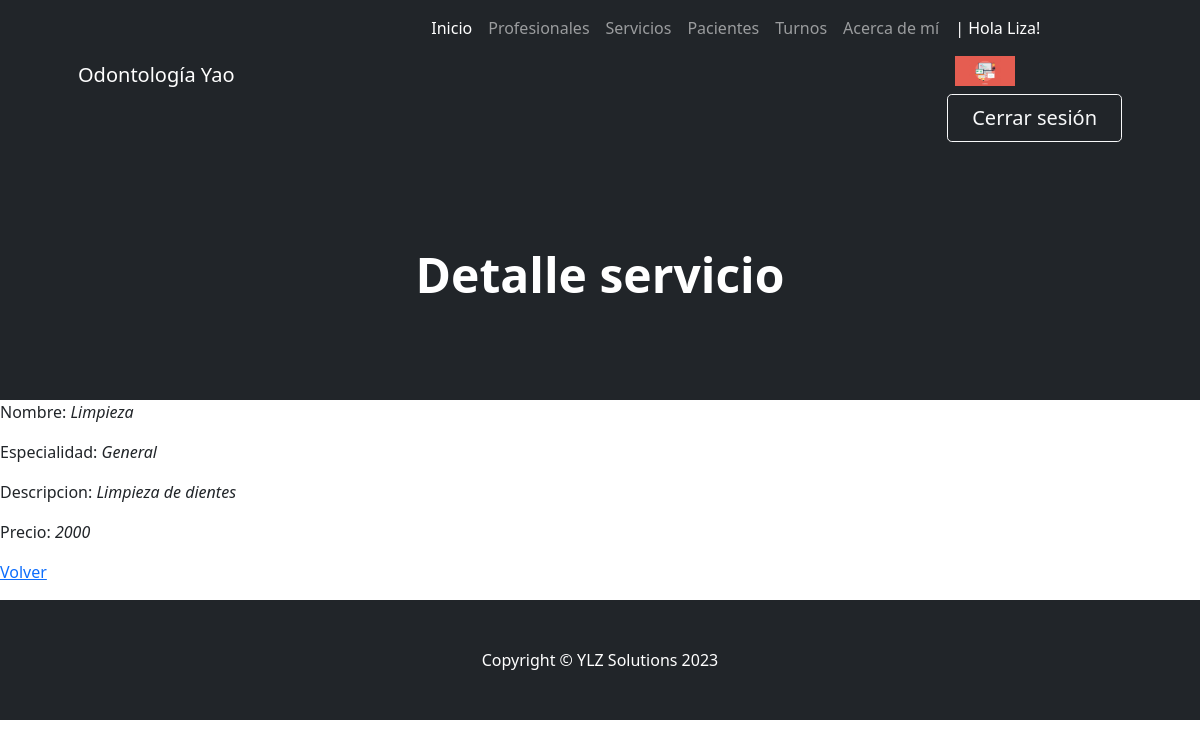
The app's page /AppOdonto/servicio/2 (signed in) with its own data.
### AppOdonto/models.py (models this page shows, shortened)
class Avatar(models.Model):
    usuario = models.ForeignKey(User, on_delete=models.CASCADE)
    imagen = models.ImageField(upload_to="avatares", null=True, blank=True)

class Servicio(models.Model):
    nombre = models.CharField(max_length=20)
    especialidad = models.CharField(max_length=15)
    descripcion = models.CharField(max_length=40)
    precio = models.IntegerField()

### AppOdonto/views.py (the view)
# urls.py: path('servicio/<int:pk>', ServicioDetail.as_view(), name="Servicio Detail"),
class ServicioDetail(LoginRequiredMixin, DetailView):
    model = Servicio

### AppOdonto/templates/AppOdonto/servicio_detail.html (shortened to what this page needs)
{% extends "AppOdonto/padre.html" %}
{% block header %}
    <h1 class="display-5 fw-bolder text-white mb-2">Detalle servicio</h1>
{% endblock %}
{% block formulario %}
    <p>Nombre: <i>{{servicio.nombre}}</i></p>
    <p>Especialidad: <i>{{servicio.especialidad}}</i></p>
    <p>Descripcion: <i>{{servicio.descripcion}}</i></p>
    <p>Precio: <i>{{servicio.precio}}</i></p>
    <p>
        <a href="{% url 'Servicio List' %}">Volver</a>
    </p>
{% endblock %}

### AppOdonto/templates/AppOdonto/padre.html (shortened to what this page needs)
<!DOCTYPE html>
<html lang="es">
    <head> {% load static %}
        <link href="https://cdn.jsdelivr.net/npm/bootstrap-icons@1.4.1/font/bootstrap-icons.css" rel="stylesheet" />
        <link href="{% static 'AppOdonto/css/styles.css' %}" rel="stylesheet" />
    </head>
    <body>
        <nav class="navbar navbar-expand-lg navbar-dark bg-dark">
            <div class="container px-5">
                <a class="navbar-brand" href="{% url 'Inicio' %}">Odontología Yao</a>
                <div class="collapse navbar-collapse" id="navbarSupportedContent">
                    <ul class="navbar-nav ms-auto mb-2 mb-lg-0">
                        <li class="nav-item"><a class="nav-link active" aria-current="page" href="{% url 'Inicio' %}">Inicio</a></li>
                        <li class="nav-item"><a class="nav-link" href="{% url 'Ver Profesionales' %}">Profesionales</a></li>
                        <li class="nav-item"><a class="nav-link" href="{% url 'Servicio List' %}">Servicios</a></li>
                        <li class="nav-item"><a class="nav-link" href="{% url 'Paciente List' %}">Pacientes</a></li>
                        <li class="nav-item"><a class="nav-link" href="{% url 'Turno List' %}">Turnos</a></li>
                        <li class="nav-item"><a class="nav-link" href="{% url 'About' %}">Acerca de mí</a></li>
                        <li class="nav-item"><a class="nav-link">
                            {% if request.user.is_authenticated %}
                                <p style="color:white"> |  Hola {{user.first_name}}!</p>
                                {% with user.avatar_set.first as miAvatar%}
                                    {% if miAvatar %}
                                        <img src="{{miAvatar.imagen.url}}" alt="Imagen perfil" style="max-width: 60px;">
                                    {% endif %}
                                {% endwith %}
                                <a class="btn btn-outline-light btn-lg px-4" href="{% url 'Logout' %}">Cerrar sesión</a>
                            {% endif %}
                       </a></li>
                    </ul>
                </div>
            </div>
        </nav>
        <header class="bg-dark py-5">
            <div class="container px-5">
                <div class="row gx-5 justify-content-center">
                    <div class="col-lg-6">
                        <div class="text-center my-5">
                        {% block header %}{% endblock %}
                        </div>
                    </div>
                </div>
            </div>
        </header>
{% block formulario %}
{% endblock %}
        <footer class="py-5 bg-dark">
            <div class="container px-5"><p class="m-0 text-center text-white">Copyright &copy; YLZ Solutions 2023</p></div>
        </footer>
    </body>
</html>

### records on screen
Avatar: imagen (picture)
Servicio: nombre "Limpieza", especialidad "General", descripcion "Limpieza de dientes", precio "2000"

### other values on screen
{{ user.first_name }} "Liza"
